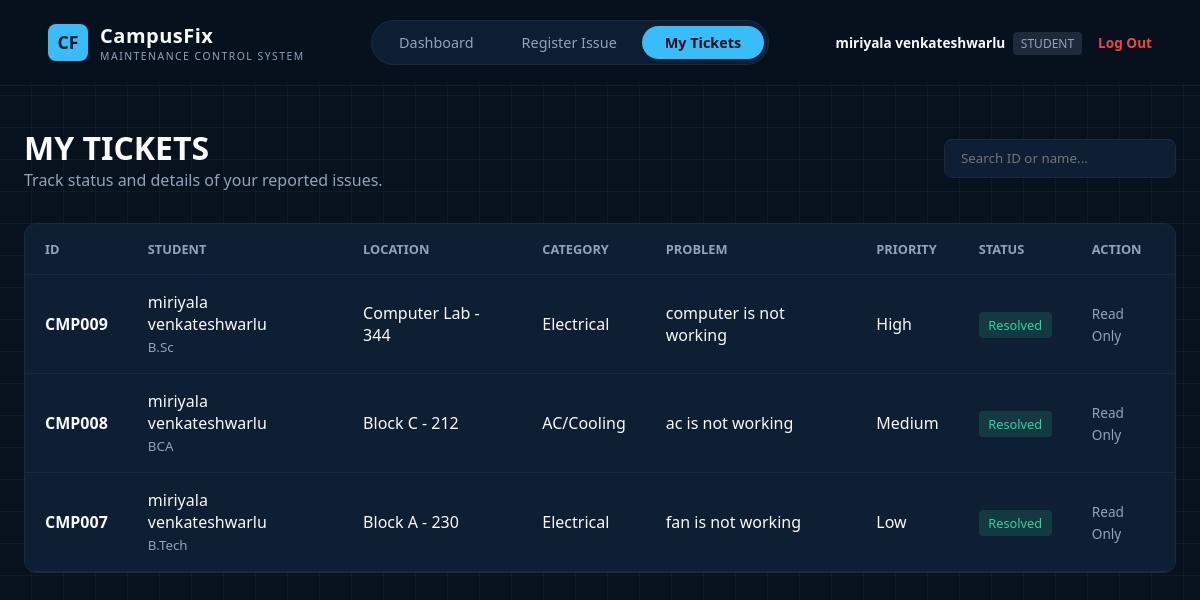
Page /tickets (signed in) on the committed database.
### tables this page shows
CREATE TABLE complaints (
            id INTEGER PRIMARY KEY AUTOINCREMENT,
            complaint_id TEXT UNIQUE,
            student_name TEXT NOT NULL,
            department TEXT NOT NULL,
            building TEXT NOT NULL,
            room_no TEXT NOT NULL,
            category TEXT NOT NULL,
            problem TEXT NOT NULL,
            priority TEXT NOT NULL,
            status TEXT DEFAULT 'Pending',
            date TEXT NOT NULL
        );

### app.py (the view)
@app.route('/tickets')
@login_required
def tickets():
    search_query = request.args.get('search', '').strip()
    conn = get_db()
    cursor = conn.cursor()
    if session['role'] == 'admin':
        if search_query:
            cursor.execute("SELECT * FROM complaints WHERE complaint_id LIKE ? OR student_name LIKE ? ORDER BY id DESC",
                           (f"%{search_query}%", f"%{search_query}%"))
        else:
            cursor.execute("SELECT * FROM complaints ORDER BY id DESC")
    else:
        if search_query:
            cursor.execute("SELECT * FROM complaints WHERE student_name = ? AND complaint_id LIKE ? ORDER BY id DESC",
                           (session['username'], f"%{search_query}%"))
        else:
            cursor.execute("SELECT * FROM complaints WHERE student_name = ? ORDER BY id DESC", (session['username'],))
    complaints = cursor.fetchall()
    conn.close()
    return render_template('tickets.html', complaints=complaints, search=search_query)

### app.py (called while the page is built)
def login_required(f):
    @wraps(f)
    def decorated_function(*args, **kwargs):
        if 'user_id' not in session:
            flash('Please log in first.')
            return redirect(url_for('login_password'))
        return f(*args, **kwargs)
    return decorated_function

### database.py (called while the page is built)
def get_db():
    conn = sqlite3.connect(DATABASE)
    conn.row_factory = sqlite3.Row
    return conn

### templates/tickets.html
{% extends "base.html" %}
{% block content %}
<div class="container">
  <div style="display: flex; justify-content: space-between; align-items: center; margin-bottom: 2rem;">
    <div>
      <h2 style="font-size: 2rem; font-weight: 800;">
        {{ 'ALL MAINTENANCE TICKETS' if session.get('role') == 'admin' else 'MY TICKETS' }}
      </h2>
      <p style="color: var(--text-muted);">
        {{ 'Admin Console: Manage, search, and update campus tickets.' if session.get('role') == 'admin' else 'Track status and details of your reported issues.' }}
      </p>
    </div>
    <form method="GET" action="{{ url_for('tickets') }}">
      <input type="text" name="search" value="{{ search or '' }}" placeholder="Search ID or name..." style="padding: 0.6rem 1rem; border-radius: 8px; border: 1px solid var(--border-color); background: var(--bg-card); color: white;">
    </form>
  </div>
  <div class="table-card">
    <table>
      <thead>
        <tr>
          <th>ID</th>
          <th>Student</th>
          <th>Location</th>
          <th>Category</th>
          <th>Problem</th>
          <th>Priority</th>
          <th>Status</th>
          <th>Action</th>
        </tr>
      </thead>
      <tbody>
        {% if complaints %}
          {% for row in complaints %}
          <tr>
            <td><strong>{{ row['complaint_id'] }}</strong></td>
            <td>
              {{ row['student_name'] }}<br>
              <small style="color: var(--text-muted)">{{ row['department'] }}</small>
            </td>
            <td>{{ row['building'] }} - {{ row['room_no'] }}</td>
            <td>{{ row['category'] }}</td>
            <td>{{ row['problem'] }}</td>
            <td>{{ row['priority'] }}</td>
            <td>
              {% if row['status'] == 'Resolved' %}
                <span style="padding: 0.25rem 0.6rem; border-radius: 4px; font-size: 0.8rem; background: rgba(52, 211, 153, 0.15); color: #34d399;">
                  Resolved
                </span>
              {% elif row['status'] == 'In Progress' %}
                <span style="padding: 0.25rem 0.6rem; border-radius: 4px; font-size: 0.8rem; background: rgba(245, 158, 11, 0.15); color: #f59e0b;">
                  In Progress
                </span>
              {% else %}
                <span style="padding: 0.25rem 0.6rem; border-radius: 4px; font-size: 0.8rem; background: rgba(239, 68, 68, 0.15); color: #ef4444;">
                  Pending
                </span>
              {% endif %}
            </td>
            <td>
              {% if session.get('role') == 'admin' %}
                <form action="{{ url_for('update_status', complaint_id=row['complaint_id']) }}" method="POST">
                  <select name="status" onchange="this.form.submit()" style="background: #1e293b; color: white; border: 1px solid #334155; padding: 0.35rem 0.5rem; border-radius: 6px; cursor: pointer;">
                    <option value="Pending" {% if row['status'] == 'Pending' %}selected{% endif %}>Pending</option>
                    <option value="In Progress" {% if row['status'] == 'In Progress' %}selected{% endif %}>In Progress</option>
                    <option value="Resolved" {% if row['status'] == 'Resolved' %}selected{% endif %}>Resolved</option>
                  </select>
                </form>
              {% else %}
                <span style="color: var(--text-muted); font-size: 0.85rem;">Read Only</span>
              {% endif %}
            </td>
          </tr>
          {% endfor %}
        {% else %}
          <tr>
            <td colspan="8" style="text-align: center; color: var(--text-muted); padding: 2.5rem;">
              No tickets found.
            </td>
          </tr>
        {% endif %}
      </tbody>
    </table>
  </div>
</div>
{% endblock %}

### static/css/style.css (style rules this page uses)
:root { --bg-primary: #08121f; --bg-card: #0e1e33; --accent-cyan: #38bdf8; --accent-amber: #f59e0b; --text-main: #f8fafc; --text-muted: #94a3b8; --border-color: #1e293b; --cream-card: #fdfbf7; }
* { box-sizing: border-box; margin: 0; padding: 0; font-family: 'Segoe UI', system-ui, -apple-system, sans-serif; }
body { background-color: var(--bg-primary); background-image: linear-gradient(rgba(255, 255, 255, 0.03) 1px, transparent 1px), linear-gradient(90deg, rgba(255, 255, 255, 0.03) 1px, transparent 1px); background-size: 32px 32px; background-position: -1px -1px; color: var(--text-main); min-height: 100vh; }
.container { max-width: 1200px; margin: 2.5rem auto; padding: 0 1.5rem; }
.table-card { background: var(--bg-card); border-radius: 12px; border: 1px solid var(--border-color); overflow-x: auto; }
table { width: 100%; border-collapse: collapse; text-align: left; }
th, td { padding: 1rem 1.25rem; border-bottom: 1px solid var(--border-color); }
th { color: var(--text-muted); font-size: 0.8rem; text-transform: uppercase; }

### rows in the picture
complaints: complaint_id "CMP009", student_name "miriyala venkateshwarlu", department "B.Sc", building "Computer Lab", room_no "344", category "Electrical", problem "computer is not working", priority "High", status "Resolved"
complaints: complaint_id "CMP008", student_name "miriyala venkateshwarlu", department "BCA", building "Block C", room_no "212", category "AC/Cooling", problem "ac is not working", priority "Medium", status "Resolved"
complaints: complaint_id "CMP007", student_name "miriyala venkateshwarlu", department "B.Tech", building "Block A", room_no "230", category "Electrical", problem "fan is not working", priority "Low", status "Resolved"

### other values in the picture
{{ 'All Tickets' if session.get('role') == 'admin' else 'My Tickets' }} "My Tickets"
{{ session.get('username') }} "miriyala venkateshwarlu"
{{ session.get('role') }} "STUDENT"
